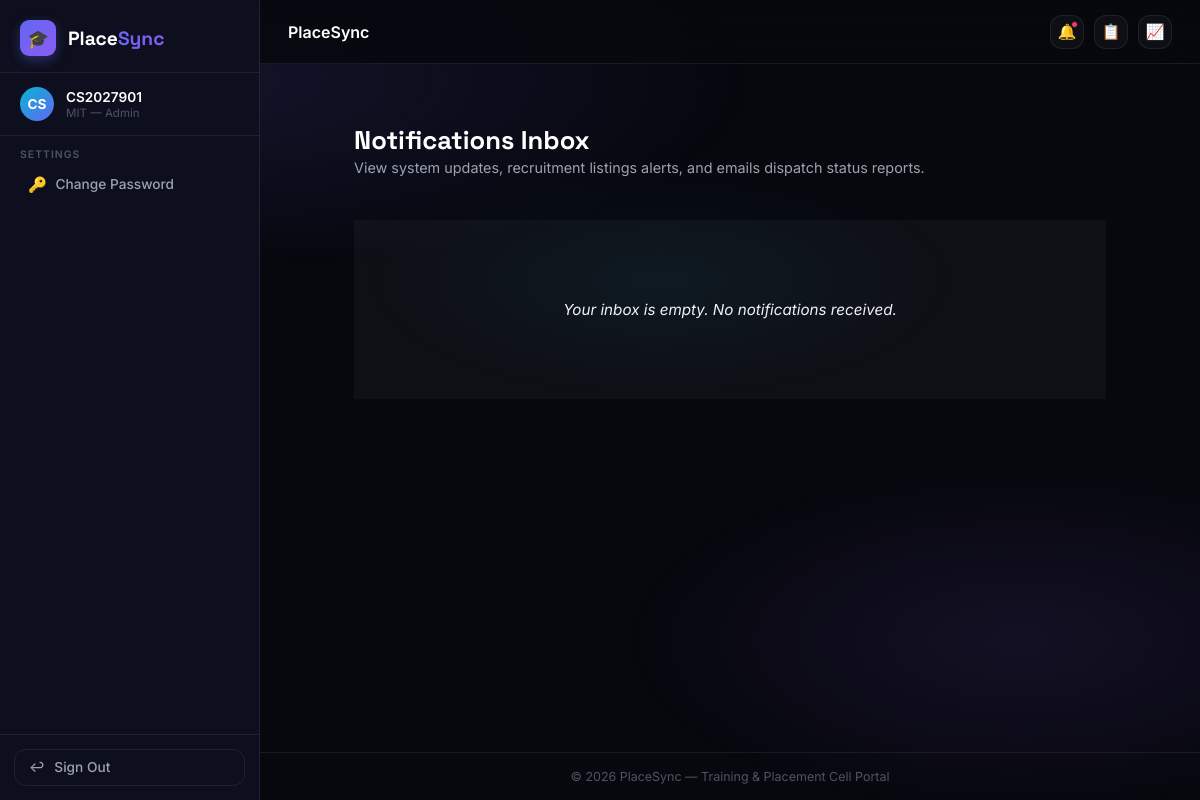
Before: /communication/notifications/ (signed in) with the older database file.
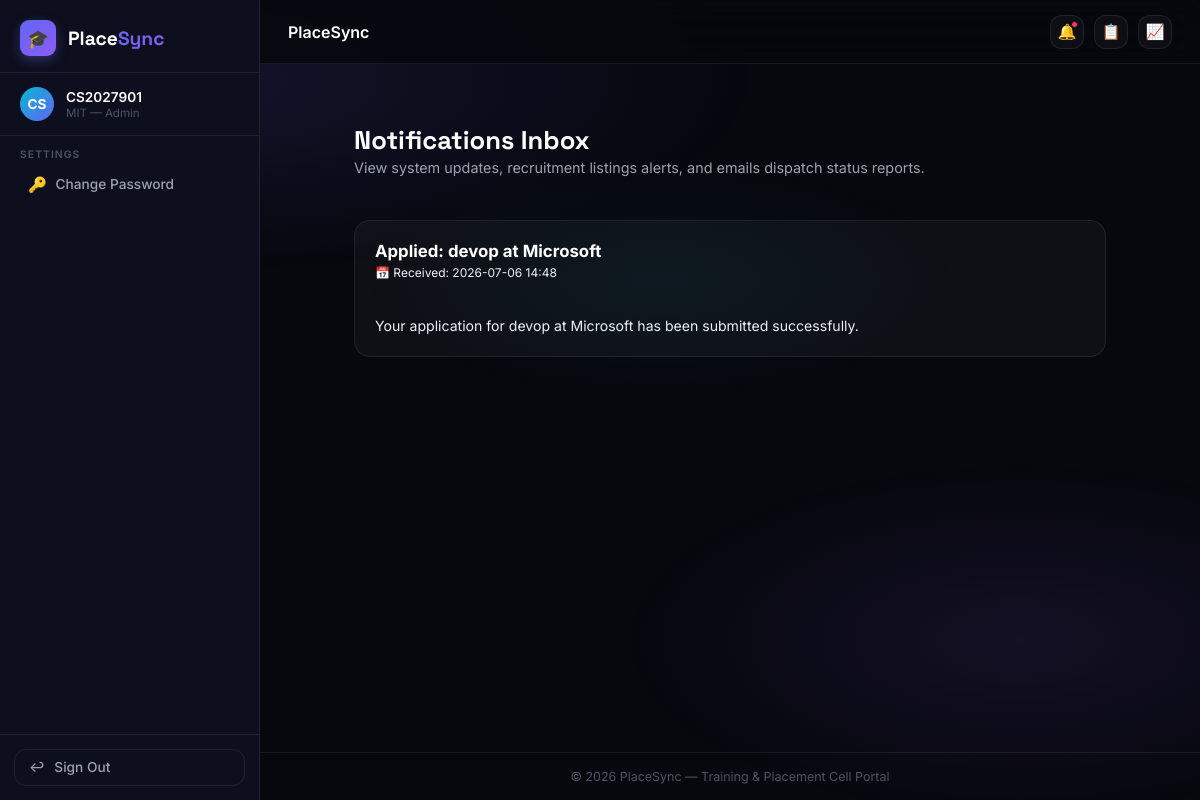
After: the same page with the newer database file.
### communication/models.py (models this page shows, shortened)
class Notification(models.Model):
    user = models.ForeignKey(
        settings.AUTH_USER_MODEL,
        on_delete=models.CASCADE,
        related_name='notifications'
    )
    title = models.CharField(max_length=255)
    message = models.TextField()
    is_read = models.BooleanField(default=False)
    created_at = models.DateTimeField(auto_now_add=True)
    class Meta:
        ordering = ['-created_at']

### communication/views.py (the view)
# urls.py: path('notifications/', NotificationListView.as_view(), name='notifications'),
class NotificationListView(LoginRequiredMixin, View):
    template_name = 'communication/notification_list.html'
    def get(self, request, *args, **kwargs):
        notifications = Notification.objects.filter(user=request.user)
        return render(request, self.template_name, {'notifications': notifications})

### staff_permissions/templatetags/staff_tags.py (called while the page is built)
@register.filter(name='has_perm_filter')
def has_perm_filter(user, permission_name):
    if not user or not user.is_authenticated:
        return False
    return has_staff_permission(user, permission_name)

@register.filter(name='is_college_admin_filter')
def is_college_admin_filter(user):
    if not user or not user.is_authenticated:
        return False
    return is_college_admin(user)

### staff_permissions/utils.py (called while the page is built, shortened)
def is_college_admin(user):
    if not user.is_authenticated:
        return False
    if user.is_superuser:
        return True
    if getattr(user, 'role', '') == 'COLLEGE_ADMIN':
        return not hasattr(user, 'staff_profile')
    return False

def has_staff_permission(user, permission_name):
    if not user.is_authenticated:
        return False
    if is_college_admin(user):
        return True
    if getattr(user, 'role', '') != 'COLLEGE_ADMIN':
        return False

### templates/communication/notification_list.html (shortened to what this page needs)
{% extends 'base.html' %}
{% block content %}
<div class="container" style="flex: 1; padding-top: 2rem; padding-bottom: 3rem; max-width: 800px;">
    <div class="dashboard-header" style="border-bottom: none; margin-bottom: 1.5rem;">
        <div>
            <h1 class="dashboard-title">Notifications Inbox</h1>
            <p class="dashboard-welcome">View system updates, recruitment listings alerts, and emails dispatch status reports.</p>
        </div>
    </div>
    <div style="display: flex; flex-direction: column; gap: 1rem;">
        {% if notifications %}
            {% for note in notifications %}
                <div class="card-panel" style="margin-top: 0; padding: 1.25rem; {% if not note.is_read %}border-left: 4px solid var(--primary); background: rgba(99, 102, 241, 0.02);{% endif %}">
                    <div style="display: flex; justify-content: space-between; align-items: start; gap: 1rem;">
                        <div>
                            <div style="display: flex; align-items: center; gap: 0.5rem; flex-wrap: wrap;">
                                <h4 style="font-size: 1.05rem; font-weight: 700; color: #fff; margin: 0;">{{ note.title }}</h4>
                            </div>
                            <span style="font-size: 0.75rem; color: var(--text-muted); display: block; margin-top: 0.25rem;">📅 Received: {{ note.created_at|date:"Y-m-d H:i" }}</span>
                        </div>
                    </div>
                    <div style="font-size: 0.88rem; color: var(--text-secondary); line-height: 1.5; margin-top: 0.85rem; white-space: pre-line;">
                        {{ note.message }}
                    </div>
                </div>
            {% endfor %}
        {% else %}
            <div style="text-align: center; padding: 5rem 2rem; border: 1.5px dashed var(--card-border); border-radius: var(--radius-md); background: var(--card-bg);">
                <p style="color: var(--text-secondary); font-size: 0.95rem; font-style: italic; margin: 0;">
                    Your inbox is empty. No notifications received.
                </p>
            </div>
        {% endif %}
    </div>
</div>
{% endblock %}

Changed rows visible on the page:
added Notification: title "Applied: devop at Microsoft", created_at "2026-07-06 14:48", message "Your application for devop at Microsoft has been submitted successfully."
Other visible differences:
text no longer shown: "Your inbox is empty. No notifications received."
